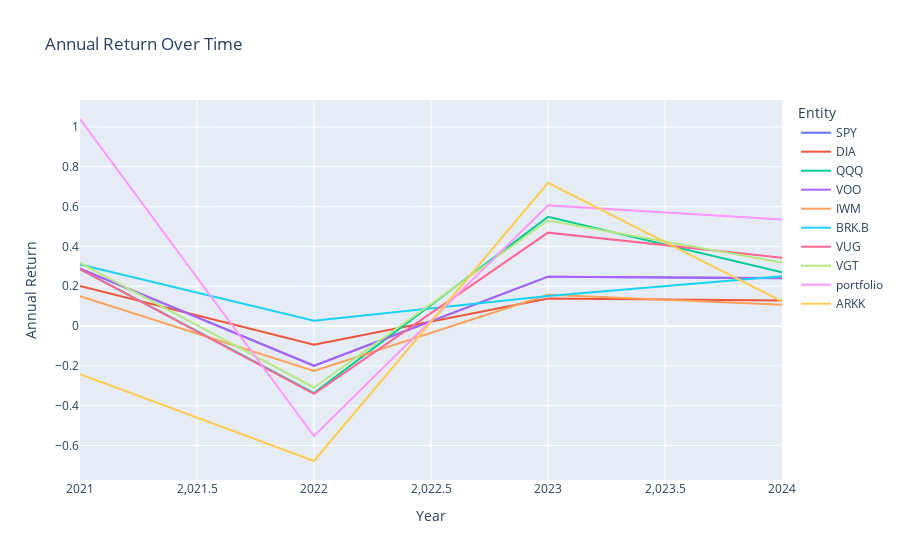
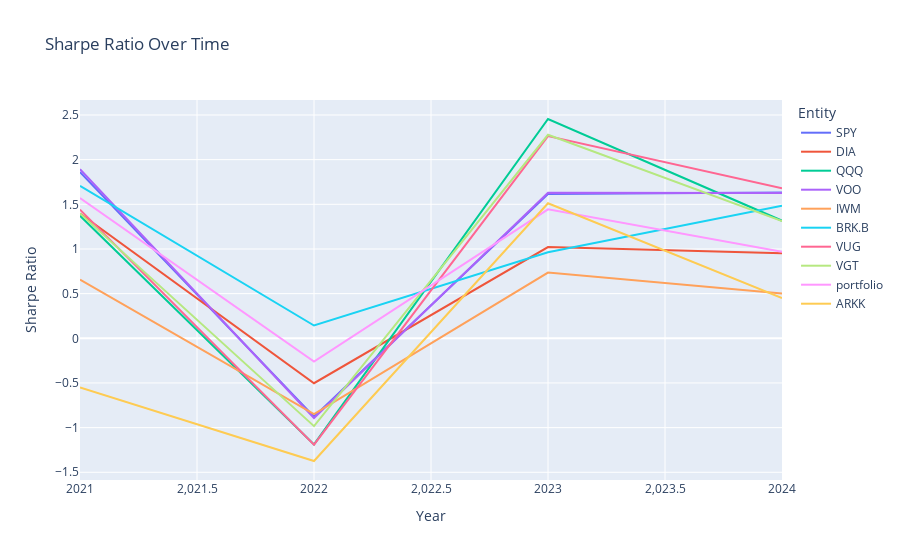
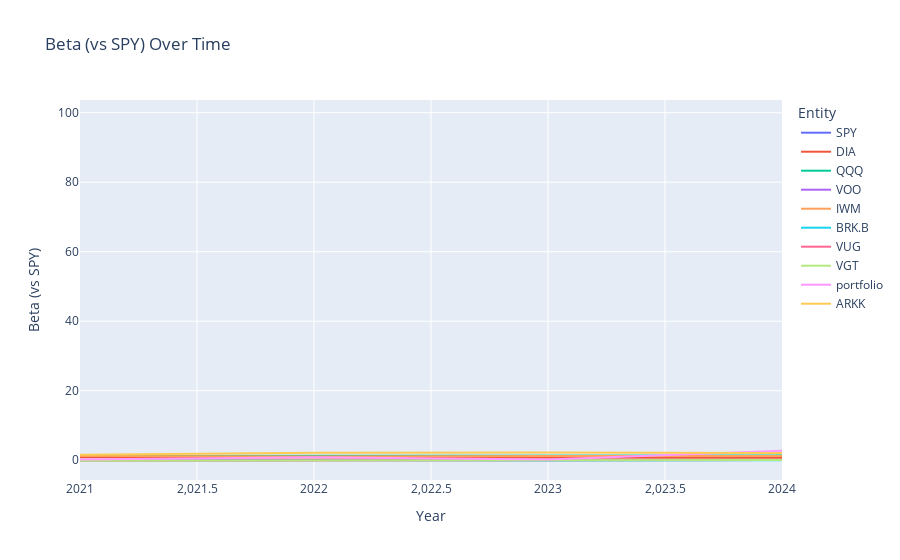
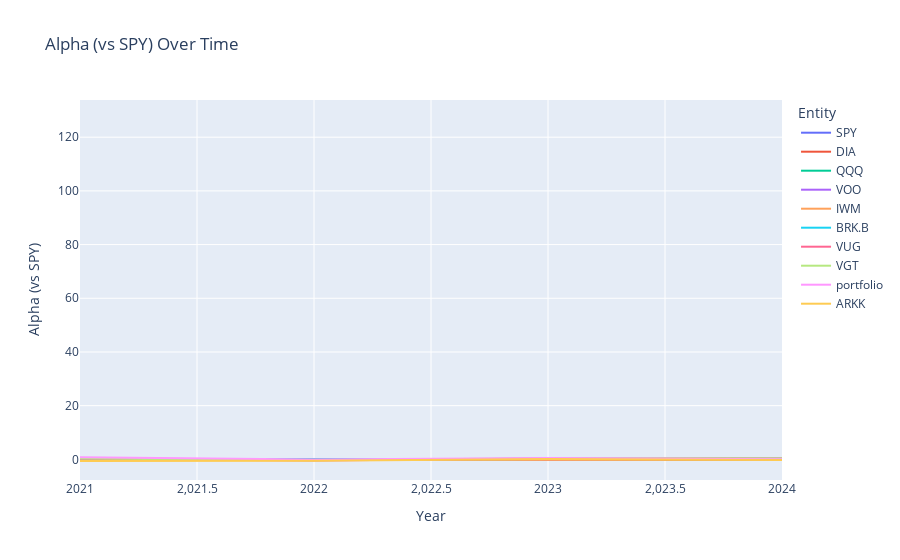

Notebook code cell kept with these figures, in order:
### Code cell
import pandas as pd

import plotly.express as px

# Flatten the nested results dictionary
flattened_results = []
for entity, yearly_data in results.items():
    for year, metrics in yearly_data.items():
        metrics['Year'] = year
        metrics['Entity'] = entity
        flattened_results.append(metrics)

# Convert the flattened list of dictionaries into a DataFrame
results_df = pd.DataFrame(flattened_results)

# Filter after 2020
results_df = results_df[results_df['Year'] != 2020]

# Plot the data using Plotly
fig = px.line(results_df, x='Year', y='Annual Return', color='Entity', title='Annual Return Over Time')
fig.show()

fig = px.line(results_df, x='Year', y='Sharpe Ratio', color='Entity', title='Sharpe Ratio Over Time')
fig.show()

fig = px.line(results_df, x='Year', y='Beta (vs SPY)', color='Entity', title='Beta (vs SPY) Over Time')
fig.show()

fig = px.line(results_df, x='Year', y='Alpha (vs SPY)', color='Entity', title='Alpha (vs SPY) Over Time')
fig.show()

fig = px.line(results_df, x='Year', y='Max Drawdown', color='Entity', title='Max Drawdown Over Time')
fig.show()

### Figure 1 — Plotly figure (JSON) as saved in the notebook; plotly's stock layout.template omitted (floating-point values rounded to 4 significant figures)
{"data": [{"hovertemplate": "Entity=SPY<br>Year=%{x}<br>Annual Return=%{y}<extra></extra>", "legendgroup": "SPY", "line": {"color": "#636efa", "dash": "solid"}, "marker": {"symbol": "circle"}, "mode": "lines", "name": "SPY", "orientation": "v", "showlegend": true, "type": "scatter", "x": [2021, 2022, 2023, 2024, "Cumulative"], "xaxis": "x", "y": [0.2879, -0.1995, 0.2481, 0.24, null], "yaxis": "y"}, {"hovertemplate": "Entity=DIA<br>Year=%{x}<br>Annual Return=%{y}<extra></extra>", "legendgroup": "DIA", "line": {"color": "#EF553B", "dash": "solid"}, "marker": {"symbol": "circle"}, "mode": "lines", "name": "DIA", "orientation": "v", "showlegend": true, "type": "scatter", "x": [2021, 2022, 2023, 2024, "Cumulative"], "xaxis": "x", "y": [0.2018, -0.09393, 0.1378, 0.1284, null], "yaxis": "y"}, {"hovertemplate": "Entity=QQQ<br>Year=%{x}<br>Annual Return=%{y}<extra></extra>", "legendgroup": "QQQ", "line": {"color": "#00cc96", "dash": "solid"}, "marker": {"symbol": "circle"}, "mode": "lines", "name": "QQQ", "orientation": "v", "showlegend": true, "type": "scatter", "x": [2021, 2022, 2023, 2024, "Cumulative"], "xaxis": "x", "y": [0.2863, -0.3371, 0.5484, 0.2699, null], "yaxis": "y"}, {"hovertemplate": "Entity=VOO<br>Year=%{x}<br>Annual Return=%{y}<extra></extra>", "legendgroup": "VOO", "line": {"color": "#ab63fa", "dash": "solid"}, "marker": {"symbol": "circle"}, "mode": "lines", "name": "VOO", "orientation": "v", "showlegend": true, "type": "scatter", "x": [2021, 2022, 2023, 2024, "Cumulative"], "xaxis": "x", "y": [0.2877, -0.2001, 0.248, 0.2415, null], "yaxis": "y"}, {"hovertemplate": "Entity=IWM<br>Year=%{x}<br>Annual Return=%{y}<extra></extra>", "legendgroup": "IWM", "line": {"color": "#FFA15A", "dash": "solid"}, "marker": {"symbol": "circle"}, "mode": "lines", "name": "IWM", "orientation": "v", "showlegend": true, "type": "scatter", "x": [2021, 2022, 2023, 2024, "Cumulative"], "xaxis": "x", "y": [0.1496, -0.2262, 0.1575, 0.1075, null], "yaxis": "y"}, {"hovertemplate": "Entity=BRK.B<br>Year=%{x}<br>Annual Return=%{y}<extra></extra>", "legendgroup": "BRK.B", "line": {"color": "#19d3f3", "dash": "solid"}, "marker": {"symbol": "circle"}, "mode": "lines", "name": "BRK.B", "orientation": "v", "showlegend": true, "type": "scatter", "x": [2021, 2022, 2023, 2024, "Cumulative"], "xaxis": "x", "y": [0.3088, 0.02696, 0.1509, 0.2506, null], "yaxis": "y"}, {"hovertemplate": "Entity=VUG<br>Year=%{x}<br>Annual Return=%{y}<extra></extra>", "legendgroup": "VUG", "line": {"color": "#FF6692", "dash": "solid"}, "marker": {"symbol": "circle"}, "mode": "lines", "name": "VUG", "orientation": "v", "showlegend": true, "type": "scatter", "x": [2021, 2022, 2023, 2024, "Cumulative"], "xaxis": "x", "y": [0.2853, -0.3404, 0.4691, 0.3432, null], "yaxis": "y"}, {"hovertemplate": "Entity=VGT<br>Year=%{x}<br>Annual Return=%{y}<extra></extra>", "legendgroup": "VGT", "line": {"color": "#B6E880", "dash": "solid"}, "marker": {"symbol": "circle"}, "mode": "lines", "name": "VGT", "orientation": "v", "showlegend": true, "type": "scatter", "x": [2021, 2022, 2023, 2024, "Cumulative"], "xaxis": "x", "y": [0.3169, -0.3086, 0.53, 0.3194, null], "yaxis": "y"}, {"hovertemplate": "Entity=portfolio<br>Year=%{x}<br>Annual Return=%{y}<extra></extra>", "legendgroup": "portfolio", "line": {"color": "#FF97FF", "dash": "solid"}, "marker": {"symbol": "circle"}, "mode": "lines", "name": "portfolio", "orientation": "v", "showlegend": true, "type": "scatter", "x": [2021, 2022, 2023, 2024, "Cumulative"], "xaxis": "x", "y": [1.04, -0.5527, 0.6061, 0.5348, null], "yaxis": "y"}, {"hovertemplate": "Entity=ARKK<br>Year=%{x}<br>Annual Return=%{y}<extra></extra>", "legendgroup": "ARKK", "line": {"color": "#FECB52", "dash": "solid"}, "marker": {"symbol": "circle"}, "mode": "lines", "name": "ARKK", "orientation": "v", "showlegend": true, "type": "scatter", "x": [2021, 2022, 2023, 2024, "Cumulative"], "xaxis": "x", "y": [-0.2414, -0.6779, 0.7193, 0.1242, null], "yaxis": "y"}], "layout": {"legend": {"title": {"text": "Entity"}, "tracegroupgap": 0}, "title": {"text": "Annual Return Over Time"}, "xaxis": {"anchor": "y", "domain": [0, 1], "title": {"text": "Year"}}, "yaxis": {"anchor": "x", "domain": [0, 1], "title": {"text": "Annual Return"}}}}

### Figure 2 — Plotly figure (JSON) as saved in the notebook; plotly's stock layout.template omitted (floating-point values rounded to 4 significant figures)
{"data": [{"hovertemplate": "Entity=SPY<br>Year=%{x}<br>Sharpe Ratio=%{y}<extra></extra>", "legendgroup": "SPY", "line": {"color": "#636efa", "dash": "solid"}, "marker": {"symbol": "circle"}, "mode": "lines", "name": "SPY", "orientation": "v", "showlegend": true, "type": "scatter", "x": [2021, 2022, 2023, 2024, "Cumulative"], "xaxis": "x", "y": [1.861, -0.8785, 1.615, 1.631, 0.5667], "yaxis": "y"}, {"hovertemplate": "Entity=DIA<br>Year=%{x}<br>Sharpe Ratio=%{y}<extra></extra>", "legendgroup": "DIA", "line": {"color": "#EF553B", "dash": "solid"}, "marker": {"symbol": "circle"}, "mode": "lines", "name": "DIA", "orientation": "v", "showlegend": true, "type": "scatter", "x": [2021, 2022, 2023, 2024, "Cumulative"], "xaxis": "x", "y": [1.396, -0.5028, 1.021, 0.9516, 0.3841], "yaxis": "y"}, {"hovertemplate": "Entity=QQQ<br>Year=%{x}<br>Sharpe Ratio=%{y}<extra></extra>", "legendgroup": "QQQ", "line": {"color": "#00cc96", "dash": "solid"}, "marker": {"symbol": "circle"}, "mode": "lines", "name": "QQQ", "orientation": "v", "showlegend": true, "type": "scatter", "x": [2021, 2022, 2023, 2024, "Cumulative"], "xaxis": "x", "y": [1.371, -1.188, 2.455, 1.316, 0.7068], "yaxis": "y"}, {"hovertemplate": "Entity=VOO<br>Year=%{x}<br>Sharpe Ratio=%{y}<extra></extra>", "legendgroup": "VOO", "line": {"color": "#ab63fa", "dash": "solid"}, "marker": {"symbol": "circle"}, "mode": "lines", "name": "VOO", "orientation": "v", "showlegend": true, "type": "scatter", "x": [2021, 2022, 2023, 2024, "Cumulative"], "xaxis": "x", "y": [1.892, -0.8928, 1.629, 1.627, 0.5801], "yaxis": "y"}, {"hovertemplate": "Entity=IWM<br>Year=%{x}<br>Sharpe Ratio=%{y}<extra></extra>", "legendgroup": "IWM", "line": {"color": "#FFA15A", "dash": "solid"}, "marker": {"symbol": "circle"}, "mode": "lines", "name": "IWM", "orientation": "v", "showlegend": true, "type": "scatter", "x": [2021, 2022, 2023, 2024, "Cumulative"], "xaxis": "x", "y": [0.6562, -0.8477, 0.7362, 0.501, 0.2802], "yaxis": "y"}, {"hovertemplate": "Entity=BRK.B<br>Year=%{x}<br>Sharpe Ratio=%{y}<extra></extra>", "legendgroup": "BRK.B", "line": {"color": "#19d3f3", "dash": "solid"}, "marker": {"symbol": "circle"}, "mode": "lines", "name": "BRK.B", "orientation": "v", "showlegend": true, "type": "scatter", "x": [2021, 2022, 2023, 2024, "Cumulative"], "xaxis": "x", "y": [1.706, 0.1433, 0.9638, 1.484, 0.6824], "yaxis": "y"}, {"hovertemplate": "Entity=VUG<br>Year=%{x}<br>Sharpe Ratio=%{y}<extra></extra>", "legendgroup": "VUG", "line": {"color": "#FF6692", "dash": "solid"}, "marker": {"symbol": "circle"}, "mode": "lines", "name": "VUG", "orientation": "v", "showlegend": true, "type": "scatter", "x": [2021, 2022, 2023, 2024, "Cumulative"], "xaxis": "x", "y": [1.441, -1.191, 2.263, 1.679, 0.6766], "yaxis": "y"}, {"hovertemplate": "Entity=VGT<br>Year=%{x}<br>Sharpe Ratio=%{y}<extra></extra>", "legendgroup": "VGT", "line": {"color": "#B6E880", "dash": "solid"}, "marker": {"symbol": "circle"}, "mode": "lines", "name": "VGT", "orientation": "v", "showlegend": true, "type": "scatter", "x": [2021, 2022, 2023, 2024, "Cumulative"], "xaxis": "x", "y": [1.398, -0.9835, 2.278, 1.311, 0.717], "yaxis": "y"}, {"hovertemplate": "Entity=portfolio<br>Year=%{x}<br>Sharpe Ratio=%{y}<extra></extra>", "legendgroup": "portfolio", "line": {"color": "#FF97FF", "dash": "solid"}, "marker": {"symbol": "circle"}, "mode": "lines", "name": "portfolio", "orientation": "v", "showlegend": true, "type": "scatter", "x": [2021, 2022, 2023, 2024, "Cumulative"], "xaxis": "x", "y": [1.571, -0.2594, 1.444, 0.9683, 0.4543], "yaxis": "y"}, {"hovertemplate": "Entity=ARKK<br>Year=%{x}<br>Sharpe Ratio=%{y}<extra></extra>", "legendgroup": "ARKK", "line": {"color": "#FECB52", "dash": "solid"}, "marker": {"symbol": "circle"}, "mode": "lines", "name": "ARKK", "orientation": "v", "showlegend": true, "type": "scatter", "x": [2021, 2022, 2023, 2024, "Cumulative"], "xaxis": "x", "y": [-0.5496, -1.374, 1.512, 0.4515, 0.231], "yaxis": "y"}], "layout": {"legend": {"title": {"text": "Entity"}, "tracegroupgap": 0}, "title": {"text": "Sharpe Ratio Over Time"}, "xaxis": {"anchor": "y", "domain": [0, 1], "title": {"text": "Year"}}, "yaxis": {"anchor": "x", "domain": [0, 1], "title": {"text": "Sharpe Ratio"}}}}

### Figure 3 — Plotly figure (JSON) as saved in the notebook; plotly's stock layout.template omitted (floating-point values rounded to 4 significant figures)
{"data": [{"hovertemplate": "Entity=SPY<br>Year=%{x}<br>Beta (vs SPY)=%{y}<extra></extra>", "legendgroup": "SPY", "line": {"color": "#636efa", "dash": "solid"}, "marker": {"symbol": "circle"}, "mode": "lines", "name": "SPY", "orientation": "v", "showlegend": true, "type": "scatter", "x": [2021, 2022, 2023, 2024, "Cumulative"], "xaxis": "x", "y": [1.0, 1.0, 1, 1.0, 1.0], "yaxis": "y"}, {"hovertemplate": "Entity=DIA<br>Year=%{x}<br>Beta (vs SPY)=%{y}<extra></extra>", "legendgroup": "DIA", "line": {"color": "#EF553B", "dash": "solid"}, "marker": {"symbol": "circle"}, "mode": "lines", "name": "DIA", "orientation": "v", "showlegend": true, "type": "scatter", "x": [2021, 2022, 2023, 2024, "Cumulative"], "xaxis": "x", "y": [0.8478, 0.7843, 0.7818, 0.7411, 0.9306], "yaxis": "y"}, {"hovertemplate": "Entity=QQQ<br>Year=%{x}<br>Beta (vs SPY)=%{y}<extra></extra>", "legendgroup": "QQQ", "line": {"color": "#00cc96", "dash": "solid"}, "marker": {"symbol": "circle"}, "mode": "lines", "name": "QQQ", "orientation": "v", "showlegend": true, "type": "scatter", "x": [2021, 2022, 2023, 2024, "Cumulative"], "xaxis": "x", "y": [1.212, 1.269, 1.236, 1.355, 1.129], "yaxis": "y"}, {"hovertemplate": "Entity=VOO<br>Year=%{x}<br>Beta (vs SPY)=%{y}<extra></extra>", "legendgroup": "VOO", "line": {"color": "#ab63fa", "dash": "solid"}, "marker": {"symbol": "circle"}, "mode": "lines", "name": "VOO", "orientation": "v", "showlegend": true, "type": "scatter", "x": [2021, 2022, 2023, 2024, "Cumulative"], "xaxis": "x", "y": [-0.04842, 0.01023, 0.03637, 0.03852, -0.1643], "yaxis": "y"}, {"hovertemplate": "Entity=IWM<br>Year=%{x}<br>Beta (vs SPY)=%{y}<extra></extra>", "legendgroup": "IWM", "line": {"color": "#FFA15A", "dash": "solid"}, "marker": {"symbol": "circle"}, "mode": "lines", "name": "IWM", "orientation": "v", "showlegend": true, "type": "scatter", "x": [2021, 2022, 2023, 2024, "Cumulative"], "xaxis": "x", "y": [1.251, 1.072, 1.221, 1.209, 1.121], "yaxis": "y"}, {"hovertemplate": "Entity=BRK.B<br>Year=%{x}<br>Beta (vs SPY)=%{y}<extra></extra>", "legendgroup": "BRK.B", "line": {"color": "#19d3f3", "dash": "solid"}, "marker": {"symbol": "circle"}, "mode": "lines", "name": "BRK.B", "orientation": "v", "showlegend": true, "type": "scatter", "x": [2021, 2022, 2023, 2024, "Cumulative"], "xaxis": "x", "y": [0.001493, 0.08497, -0.05301, 0.0005398, -0.1478], "yaxis": "y"}, {"hovertemplate": "Entity=VUG<br>Year=%{x}<br>Beta (vs SPY)=%{y}<extra></extra>", "legendgroup": "VUG", "line": {"color": "#FF6692", "dash": "solid"}, "marker": {"symbol": "circle"}, "mode": "lines", "name": "VUG", "orientation": "v", "showlegend": true, "type": "scatter", "x": [2021, 2022, 2023, 2024, "Cumulative"], "xaxis": "x", "y": [-0.08364, -0.02556, 0.04923, 0.04961, -0.1848], "yaxis": "y"}, {"hovertemplate": "Entity=VGT<br>Year=%{x}<br>Beta (vs SPY)=%{y}<extra></extra>", "legendgroup": "VGT", "line": {"color": "#B6E880", "dash": "solid"}, "marker": {"symbol": "circle"}, "mode": "lines", "name": "VGT", "orientation": "v", "showlegend": true, "type": "scatter", "x": [2021, 2022, 2023, 2024, "Cumulative"], "xaxis": "x", "y": [-0.1447, -0.03125, 0.04946, 0.05025, -0.224], "yaxis": "y"}, {"hovertemplate": "Entity=portfolio<br>Year=%{x}<br>Beta (vs SPY)=%{y}<extra></extra>", "legendgroup": "portfolio", "line": {"color": "#FF97FF", "dash": "solid"}, "marker": {"symbol": "circle"}, "mode": "lines", "name": "portfolio", "orientation": "v", "showlegend": true, "type": "scatter", "x": [2021, 2022, 2023, 2024, "Cumulative"], "xaxis": "x", "y": [0.1736, 0.8555, 0.1794, 2.704, 98.19], "yaxis": "y"}, {"hovertemplate": "Entity=ARKK<br>Year=%{x}<br>Beta (vs SPY)=%{y}<extra></extra>", "legendgroup": "ARKK", "line": {"color": "#FECB52", "dash": "solid"}, "marker": {"symbol": "circle"}, "mode": "lines", "name": "ARKK", "orientation": "v", "showlegend": true, "type": "scatter", "x": [2021, 2022, 2023, 2024, "Cumulative"], "xaxis": "x", "y": [1.605, 2.123, 2.207, 2.112, 1.597], "yaxis": "y"}], "layout": {"legend": {"title": {"text": "Entity"}, "tracegroupgap": 0}, "title": {"text": "Beta (vs SPY) Over Time"}, "xaxis": {"anchor": "y", "domain": [0, 1], "title": {"text": "Year"}}, "yaxis": {"anchor": "x", "domain": [0, 1], "title": {"text": "Beta (vs SPY)"}}}}

### Figure 4 — Plotly figure (JSON) as saved in the notebook; plotly's stock layout.template omitted (floating-point values rounded to 4 significant figures)
{"data": [{"hovertemplate": "Entity=SPY<br>Year=%{x}<br>Alpha (vs SPY)=%{y}<extra></extra>", "legendgroup": "SPY", "line": {"color": "#636efa", "dash": "solid"}, "marker": {"symbol": "circle"}, "mode": "lines", "name": "SPY", "orientation": "v", "showlegend": true, "type": "scatter", "x": [2021, 2022, 2023, 2024, "Cumulative"], "xaxis": "x", "y": [-4.34e-18, -1.869e-16, 4.481e-16, -3.327e-16, 6.374e-17], "yaxis": "y"}, {"hovertemplate": "Entity=DIA<br>Year=%{x}<br>Alpha (vs SPY)=%{y}<extra></extra>", "legendgroup": "DIA", "line": {"color": "#EF553B", "dash": "solid"}, "marker": {"symbol": "circle"}, "mode": "lines", "name": "DIA", "orientation": "v", "showlegend": true, "type": "scatter", "x": [2021, 2022, 2023, 2024, "Cumulative"], "xaxis": "x", "y": [-0.03345, 0.06843, -0.04925, -0.04335, -0.03183], "yaxis": "y"}, {"hovertemplate": "Entity=QQQ<br>Year=%{x}<br>Alpha (vs SPY)=%{y}<extra></extra>", "legendgroup": "QQQ", "line": {"color": "#00cc96", "dash": "solid"}, "marker": {"symbol": "circle"}, "mode": "lines", "name": "QQQ", "orientation": "v", "showlegend": true, "type": "scatter", "x": [2021, 2022, 2023, 2024, "Cumulative"], "xaxis": "x", "y": [-0.04466, -0.1102, 0.1753, -0.04027, 0.04662], "yaxis": "y"}, {"hovertemplate": "Entity=VOO<br>Year=%{x}<br>Alpha (vs SPY)=%{y}<extra></extra>", "legendgroup": "VOO", "line": {"color": "#ab63fa", "dash": "solid"}, "marker": {"symbol": "circle"}, "mode": "lines", "name": "VOO", "orientation": "v", "showlegend": true, "type": "scatter", "x": [2021, 2022, 2023, 2024, "Cumulative"], "xaxis": "x", "y": [0.2487, -0.2139, 0.1988, 0.2057, 0.1438], "yaxis": "y"}, {"hovertemplate": "Entity=IWM<br>Year=%{x}<br>Alpha (vs SPY)=%{y}<extra></extra>", "legendgroup": "IWM", "line": {"color": "#FFA15A", "dash": "solid"}, "marker": {"symbol": "circle"}, "mode": "lines", "name": "IWM", "orientation": "v", "showlegend": true, "type": "scatter", "x": [2021, 2022, 2023, 2024, "Cumulative"], "xaxis": "x", "y": [-0.1594, -0.009, -0.1121, -0.1425, -0.05741], "yaxis": "y"}, {"hovertemplate": "Entity=BRK.B<br>Year=%{x}<br>Alpha (vs SPY)=%{y}<extra></extra>", "legendgroup": "BRK.B", "line": {"color": "#19d3f3", "dash": "solid"}, "marker": {"symbol": "circle"}, "mode": "lines", "name": "BRK.B", "orientation": "v", "showlegend": true, "type": "scatter", "x": [2021, 2022, 2023, 2024, "Cumulative"], "xaxis": "x", "y": [0.2674, 0.02459, 0.1286, 0.2041, 0.1663], "yaxis": "y"}, {"hovertemplate": "Entity=VUG<br>Year=%{x}<br>Alpha (vs SPY)=%{y}<extra></extra>", "legendgroup": "VUG", "line": {"color": "#FF6692", "dash": "solid"}, "marker": {"symbol": "circle"}, "mode": "lines", "name": "VUG", "orientation": "v", "showlegend": true, "type": "scatter", "x": [2021, 2022, 2023, 2024, "Cumulative"], "xaxis": "x", "y": [0.2621, -0.3811, 0.368, 0.2927, 0.1939], "yaxis": "y"}, {"hovertemplate": "Entity=VGT<br>Year=%{x}<br>Alpha (vs SPY)=%{y}<extra></extra>", "legendgroup": "VGT", "line": {"color": "#B6E880", "dash": "solid"}, "marker": {"symbol": "circle"}, "mode": "lines", "name": "VGT", "orientation": "v", "showlegend": true, "type": "scatter", "x": [2021, 2022, 2023, 2024, "Cumulative"], "xaxis": "x", "y": [0.3048, -0.3293, 0.4152, 0.2859, 0.2288], "yaxis": "y"}, {"hovertemplate": "Entity=portfolio<br>Year=%{x}<br>Alpha (vs SPY)=%{y}<extra></extra>", "legendgroup": "portfolio", "line": {"color": "#FF97FF", "dash": "solid"}, "marker": {"symbol": "circle"}, "mode": "lines", "name": "portfolio", "orientation": "v", "showlegend": true, "type": "scatter", "x": [2021, 2022, 2023, 2024, "Cumulative"], "xaxis": "x", "y": [0.8137, -0.07072, 0.4858, 0.05579, 126.8], "yaxis": "y"}, {"hovertemplate": "Entity=ARKK<br>Year=%{x}<br>Alpha (vs SPY)=%{y}<extra></extra>", "legendgroup": "ARKK", "line": {"color": "#FECB52", "dash": "solid"}, "marker": {"symbol": "circle"}, "mode": "lines", "name": "ARKK", "orientation": "v", "showlegend": true, "type": "scatter", "x": [2021, 2022, 2023, 2024, "Cumulative"], "xaxis": "x", "y": [-0.6082, -0.4767, 0.1392, -0.2695, -0.08025], "yaxis": "y"}], "layout": {"legend": {"title": {"text": "Entity"}, "tracegroupgap": 0}, "title": {"text": "Alpha (vs SPY) Over Time"}, "xaxis": {"anchor": "y", "domain": [0, 1], "title": {"text": "Year"}}, "yaxis": {"anchor": "x", "domain": [0, 1], "title": {"text": "Alpha (vs SPY)"}}}}
